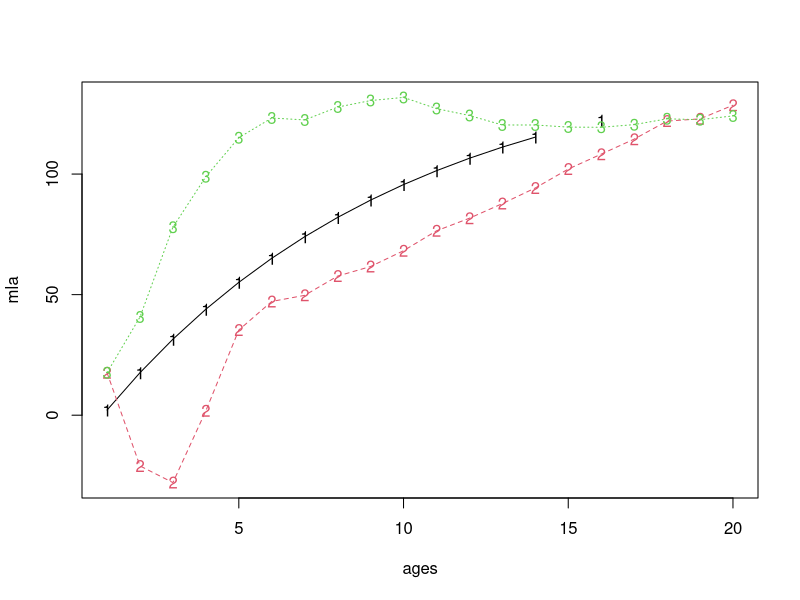

Generate this figure with R:


# simulated growth data that is impacted by temperature

nsamp <- 30
nyear <- 50
Z <- 0.4

Linf <- 150.93
K <- 0.11
t0 <- -0.13

nR <- 100
mxage <- 20

L1sd <- 0.5

theta <- c(10, 5, 1)

residsd <- 3
ar1rho <- 0.5

thetav <- c(theta, rep(0, mxage-length(theta)))

tbase <- seq(15, 20, length.out=nyear)
tresid <- rnorm(1, 0, residsd)
for(i in 2:nyear){
  tresid[i] <- rnorm(1, ar1rho * tresid[i-1], sd=residsd)
}

temp <- tbase + tresid

tanom <- temp - mean(temp)




iage <- rpois(nR*5, lambda=5)
ilen <- Linf * (1 - exp(-K * (iage - t0)))
pop <- rep(list(list(STAT=1, 
                     ALDAT=data.frame(YEAR=NA, AGE=NA, LEN=NA))), nR*5)
for(i in 1:length(pop)){
  pop[[i]]$ALDAT$YEAR <- 0
  pop[[i]]$ALDAT$AGE <- iage[i]+1
  pop[[i]]$ALDAT$LEN <- ilen[i]
}

for(y in 1:nyear){
  for(n in 1:length(pop)){
    pop[[n]]$STAT <- rbinom(1,1,exp(-Z))
    if(tail(pop[[n]]$ALDAT$AGE, 1) == mxage){
      pop[[n]]$STAT <- 0
    }
    if(pop[[n]]$STAT == 1){
      tt <- pop[[n]]$ALDAT
      L0 <- tt[nrow(tt),3]
      age <- tt$AGE[nrow(tt)]
      inc <- ((Linf - L0) * (1 - exp(-K)) +
              tanom[y] * thetav[age]) *
              rlnorm(1, meanlog=-L1sd/2, L1sd)
      L1 <- L0 + inc
      nxt <- data.frame(YEAR=y, AGE=tt[nrow(tt),2]+1, LEN=L1)
      pop[[n]]$ALDAT <- rbind(tt, nxt)
    }
  }
  newR <- rep(list(list(STAT=1, 
                        ALDAT=data.frame(YEAR=NA, AGE=NA, LEN=NA))), nR)
  for(i in 1:length(newR)){
    newR[[i]]$ALDAT <- data.frame(YEAR=y, AGE=1, 
                                  LEN=Linf * (1 - exp(-K * (1 - t0))))
  }
  pop <- append(pop, newR)
}


bdatlist <- sapply(pop, '[', 2)
bdat <- do.call(rbind, bdatlist)

mla <- tapply(bdat$LEN, list(bdat$AGE, bdat$YEAR), FUN=mean)
mla <- mla[,c(1, 25, 50)]
ages <- 1:dim(mla)[1]
matplot(ages, mla, type='o')


